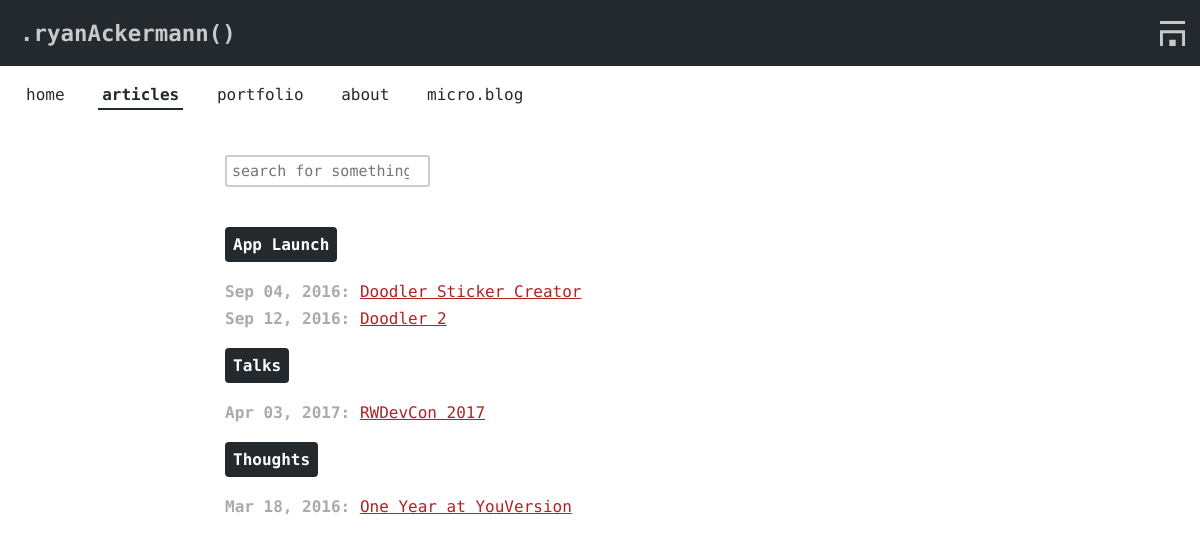
The page /categories on the database its author committed.
### app/models.py (models this page shows, shortened)
class Category(db.Model):
    id = db.Column(db.Integer, primary_key=True)
    name = db.Column(db.String(50))

class Post(db.Model):
    id = db.Column(db.Integer, primary_key = True)
    title = db.Column(db.String)
    description = db.Column(db.String)
    content = db.Column(db.String)
    slug = db.Column(db.String)
    timestamp = db.Column(db.DateTime)
    draft = db.Column(db.Boolean, default=True)
    category_id = db.Column(db.Integer, db.ForeignKey('category.id'))
    category = db.relationship('Category', backref=db.backref('posts', lazy='dynamic'))

### app/views.py (the view)
@app.route('/categories')
def categories():
	dicts = []
	for c in Category.query.order_by(Category.name).all():
		none_draft_posts = c.posts.filter_by(draft=False).all()
		if len(none_draft_posts) > 0:
			dicts.append({'name': c.name, 'posts': none_draft_posts})
	return render_template('categories.html', dicts=dicts, auth=has_auth(), current='categories')

### app/__init__.py (called while the page is built)
@app.template_filter('prettytime')
def prettytime(date):
    return date.strftime("%b %d, %Y")

### app/views.py (called while the page is built)
def has_auth():
	return 'username' in session

### app/templates/categories.html (shortened to what this page needs)
{% extends "base.html" %}
{% block stylesheet %}
	<link rel="stylesheet" type="text/css" href="/static/stylesheets/categories.css">
{% endblock%}
{% block content %}
	<article>
		<input id="search" type="search" name="search" placeholder="search for something">
		<ul>
			{% for dict in dicts %}
				<li><h3>{{ dict['name'] }}</h3></li>
				<ul>
					{% for post in dict['posts'] %}
						<li class="items"><span id="date">{{ post.timestamp|prettytime }}:</span> <a href="/posts/{{ post.slug }}">{{ post.title }}</a></li>
					{% endfor %}
				</ul>
			{% endfor %}
		</ul>
	</article>
{% endblock %}

### app/static/stylesheets/primary.css (style rules this page uses)
:root { --border-color: #CCC; --better-black: #24292E; --better-white: #C8C9CB; --main-color: firebrick; --main-hover-color: #C4191C; --main-background: linear-gradient(90deg, #2E94B9 0%, #27b1b1 100%); }
body { font-family: 'Fira Mono', monospace; background: #FFF; text-align: left; margin: 0; }
body h3 { font-size: 1.225em; }
body article { width: 85%; margin: 0 auto; max-width: 750px; }
body article a { color: var(--main-color); }

### app/static/stylesheets/categories.css (style rules this page uses)
ul { margin: 0; padding: 0; list-style: none; }
li.items { padding: 4px 0; }
body article { margin-bottom: 25px; }
input#search { margin: 24px 0; }
li h3 { color: white; padding: 8px; font-size: 1em; display: inline-block; background-color: var(--better-black); border-radius: 4px; }
input#search { margin-top: 32px; padding: 5px; margin-left: auto; color: #333; border: 2px solid var(--border-color); border-radius: 9px; font-size: 15px; border-radius: 3px; -moz-appearance: none; -webkit-appearance: none; font-family: inherit; -webkit-transition: all 0.5s ease; -moz-transition: all 0.5s ease; -o-transition: all 0.5s ease; transition: all 0.5s ease; }
#date { color: #aaa; font-weight: bold; }

### rows shown on the page
Category: name "App Launch"
Post: timestamp|prettytime "Sep 04, 2016", title "Doodler Sticker Creator"
Post: timestamp|prettytime "Sep 12, 2016", title "Doodler 2"
Category: name "Talks"
Post: timestamp|prettytime "Apr 03, 2017", title "RWDevCon 2017"
Category: name "Thoughts"
Post: timestamp|prettytime "Mar 18, 2016", title "One Year at YouVersion"
